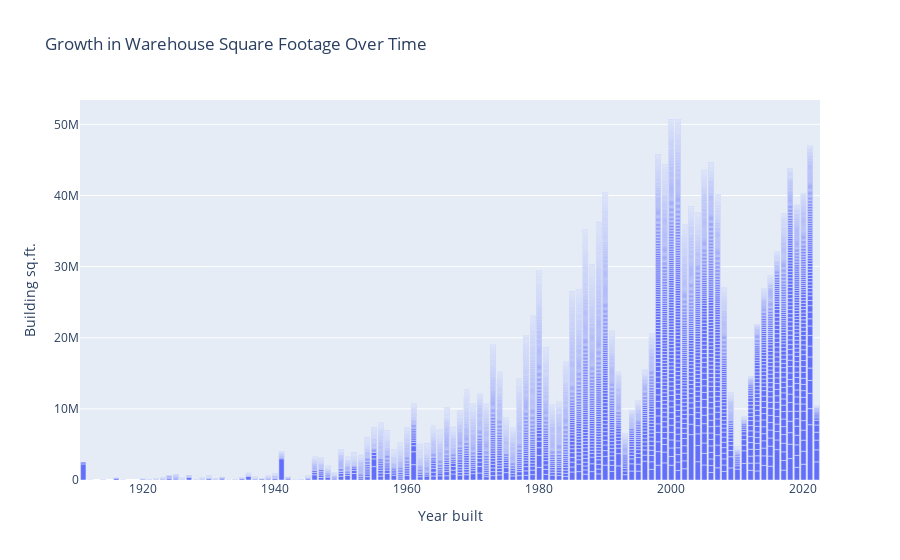

Write notebook code for a chart like this one.
### Code cell
#trying to use plotly to show how the the acreage per warehouse has increased over time
fig = px.bar(wh_new,
             x='Year built',
             y='Building sq.ft.',
             title ='Growth in Warehouse Square Footage Over Time'
            )
fig.show()

### Figure 1 — Plotly figure (JSON) as saved in the notebook; plotly's stock layout.template omitted (floating-point values rounded to 4 significant figures; data arrays with more than 128 entries replaced by an {"elided": "..."} marker saying what was removed)
{"data": [{"alignmentgroup": "True", "hovertemplate": "Year built=%{x}<br>Building sq.ft.=%{y}<extra></extra>", "legendgroup": "", "marker": {"color": "#636efa", "pattern": {"shape": ""}}, "name": "", "offsetgroup": "", "orientation": "v", "showlegend": false, "textposition": "auto", "type": "bar", "x": {"elided": "9145 int values"}, "xaxis": "x", "y": {"elided": "9145 int values"}, "yaxis": "y"}], "layout": {"autosize": true, "barmode": "relative", "legend": {"tracegroupgap": 0}, "title": {"text": "Growth in Warehouse Square Footage Over Time"}, "xaxis": {"anchor": "y", "autorange": true, "domain": [0, 1], "range": [1910.0, 2022.0], "title": {"text": "Year built"}, "type": "linear"}, "yaxis": {"anchor": "x", "autorange": true, "domain": [0, 1], "range": [0, 53430000.0], "title": {"text": "Building sq.ft."}, "type": "linear"}}}
